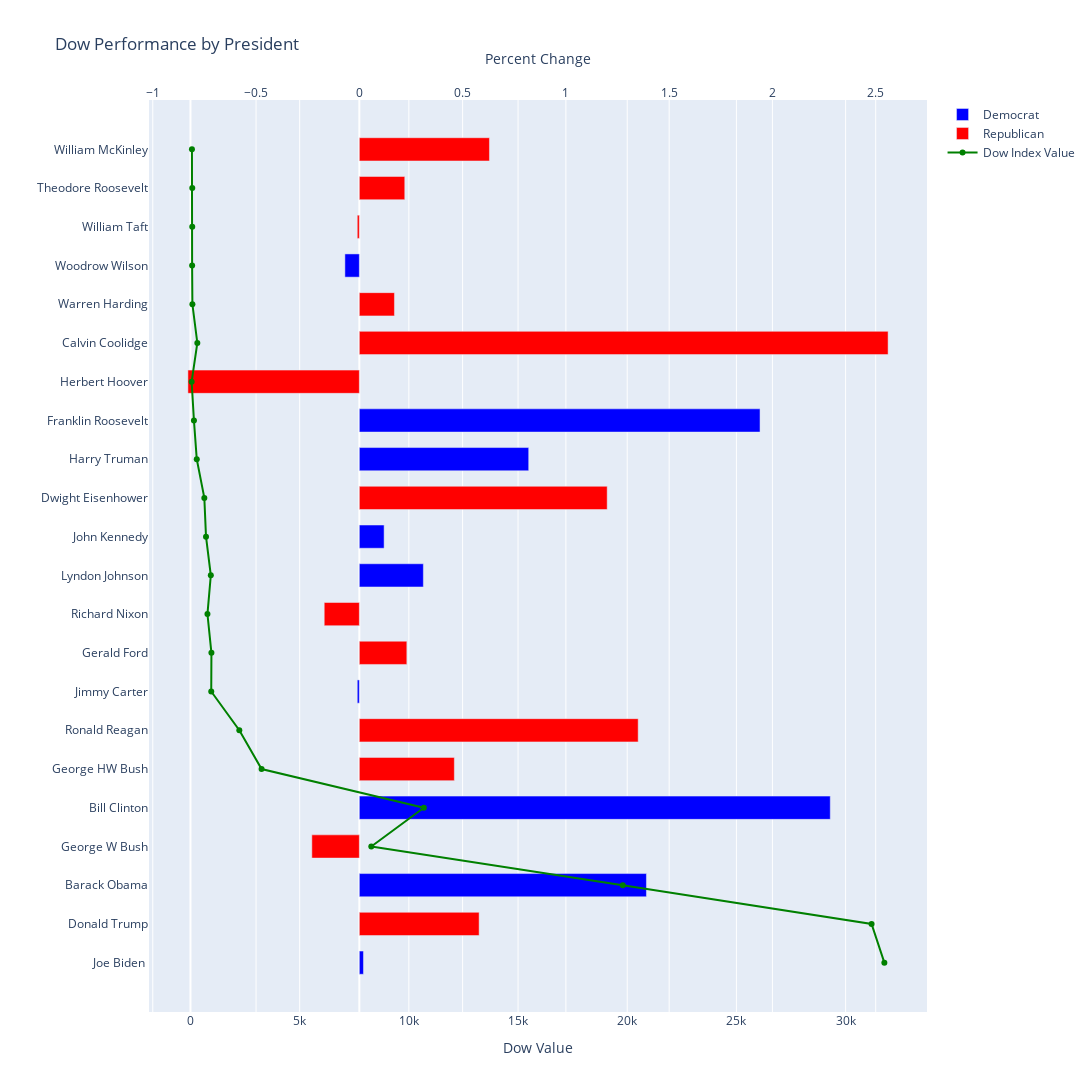

Write notebook code for a chart like this one.
### Markdown cell above
## Plotly
Plotly Express is a good choice for quick, interactive charts. But, as with Seaborn, it seems that there is no way to create the chart I want. Let's give the full Plotly library a shot.

### Code cell
import plotly.graph_objects as go
from plotly.graph_objs.layout import XAxis

# there doesn't seem to be any way to invert the axes in Plotly, so sort the data instead
sorted_data = data.sort_values(by = ["Begin Date"], ascending = False)
# select the republicans aqnd democrats so they can be added with different colors
# Pandas inserts "NaN" into unselected entries, so Plotly will not add them to the chart
democrats = sorted_data.where(data["Affliliation"] == "Democrat")
republicans = sorted_data.where(data["Affliliation"] == "Republican")

# create a layout with 2 x-axes
layout = go.Layout(
    # basic figure sizes, etc...
    height = 1200,
    width = 1200,
    bargap = 1,
    # the chart title
    title = "Dow Performance by President",
    # formatting for the top x-axis (percent change)
    xaxis = XAxis(
        title = "Percent Change",
        tickformat = '%.1',
        side = 'top'
    ),
    # formatting for the bottom x-axis (dow value)
    xaxis2 = XAxis(
        title = "Dow Value",
        overlaying = 'x', 
        side = 'bottom',
    ),
    # formatting for the y-axis (presidents)... NOTE: no axis title
    yaxis = dict(
        title = ""
    ),
)
# now create our figure using the layout created above
fig = go.Figure(layout = layout)

# the first step is to overlay all the traces onto the figure according to date
# add a seperate bar trace for each party affliliation so the bars can be color-coded
fig.add_trace(
    go.Bar(
    y = democrats["Begin Date"],
    x = democrats["Percent Change"],
    name = "Democrat",
    marker_color = 'blue',
    orientation = 'h',
    width = .6))
fig.add_trace(
    go.Bar(
    y = republicans["Begin Date"],
    x = republicans["Percent Change"],
    name = "Republican",
    marker_color = 'red',
    orientation = 'h',
    width = .6))

# add a line+markers scatter trace showing the Dow Jones end value by president
# insert the begin value as custom data for the hover template
fig.add_trace(
go.Scatter(
    y = sorted_data["Begin Date"],
    x = sorted_data["End DOW"],
    customdata = sorted_data["Begin DOW"],
    xaxis = 'x2',
    mode = 'lines+markers',
    line_color = 'rgb(0, 128, 0)',
    name= "Dow Index Value",
    orientation = 'h'))

# now that everything is built according to date, it's time to switch the y-axis values over to the president's names
fig.data[0].y = sorted_data["President"]
fig.data[1].y = sorted_data["President"]
fig.data[2].y = sorted_data["President"]

# create a custom hover message
fig.data[0].hovertemplate = fig.data[1].hovertemplate = "%{label}<br>Percent Change: %{value}"
fig.data[2].hovertemplate = "%{y}<br>Begin Value: %{customdata}<br>End Value: %{x}"

# display the finished graph
fig.show()

### Figure 1 — Plotly figure (JSON) as saved in the notebook; plotly's stock layout.template omitted (floating-point values rounded to 4 significant figures)
{"data": [{"hovertemplate": "%{label}<br>Percent Change: %{value}", "marker": {"color": "blue"}, "name": "Democrat", "orientation": "h", "type": "bar", "width": 0.6, "x": [0.02, null, 1.39, null, 2.28, null, null, -0.01, null, null, 0.31, 0.12, null, 0.82, 1.94, null, null, null, -0.07, null, null, null], "y": ["Joe Biden ", "Donald Trump", "Barack Obama", "George W Bush", "Bill Clinton", "George HW Bush", "Ronald Reagan", "Jimmy Carter", "Gerald Ford", "Richard Nixon", "Lyndon Johnson", "John Kennedy", "Dwight Eisenhower", "Harry Truman", "Franklin Roosevelt", "Herbert Hoover", "Calvin Coolidge", "Warren Harding", "Woodrow Wilson", "William Taft", "Theodore Roosevelt", "William McKinley"]}, {"hovertemplate": "%{label}<br>Percent Change: %{value}", "marker": {"color": "red"}, "name": "Republican", "orientation": "h", "type": "bar", "width": 0.6, "x": [null, 0.58, null, -0.23, null, 0.46, 1.35, null, 0.23, -0.17, null, null, 1.2, null, null, -0.83, 2.56, 0.17, null, -0.01, 0.22, 0.63], "y": ["Joe Biden ", "Donald Trump", "Barack Obama", "George W Bush", "Bill Clinton", "George HW Bush", "Ronald Reagan", "Jimmy Carter", "Gerald Ford", "Richard Nixon", "Lyndon Johnson", "John Kennedy", "Dwight Eisenhower", "Harry Truman", "Franklin Roosevelt", "Herbert Hoover", "Calvin Coolidge", "Warren Harding", "Woodrow Wilson", "William Taft", "Theodore Roosevelt", "William McKinley"]}, {"customdata": [31190.0, 19800.0, 8280.0, 10690.0, 3256.0, 2237.0, 950.7, 959.0, 777.3, 931.2, 711.5, 634.4, 288.0, 158.5, 53.84, 313.9, 88.2, 75.11, 80.71, 81.79, 67.25, 41.34], "hovertemplate": "%{y}<br>Begin Value: %{customdata}<br>End Value: %{x}", "line": {"color": "rgb(0, 128, 0)"}, "mode": "lines+markers", "name": "Dow Index Value", "orientation": "h", "type": "scatter", "x": [31770.0, 31190.0, 19800.0, 8280.0, 10690.0, 3256.0, 2237.0, 950.7, 959.0, 777.3, 931.2, 711.5, 634.4, 288.0, 158.5, 53.84, 313.9, 88.2, 75.11, 80.71, 81.79, 67.25], "xaxis": "x2", "y": ["Joe Biden ", "Donald Trump", "Barack Obama", "George W Bush", "Bill Clinton", "George HW Bush", "Ronald Reagan", "Jimmy Carter", "Gerald Ford", "Richard Nixon", "Lyndon Johnson", "John Kennedy", "Dwight Eisenhower", "Harry Truman", "Franklin Roosevelt", "Herbert Hoover", "Calvin Coolidge", "Warren Harding", "Woodrow Wilson", "William Taft", "Theodore Roosevelt", "William McKinley"]}], "layout": {"bargap": 1, "height": 1200, "title": {"text": "Dow Performance by President"}, "width": 1200, "xaxis": {"side": "top", "tickformat": "%.1", "title": {"text": "Percent Change"}}, "xaxis2": {"overlaying": "x", "side": "bottom", "title": {"text": "Dow Value"}}, "yaxis": {"title": {"text": ""}}}}
